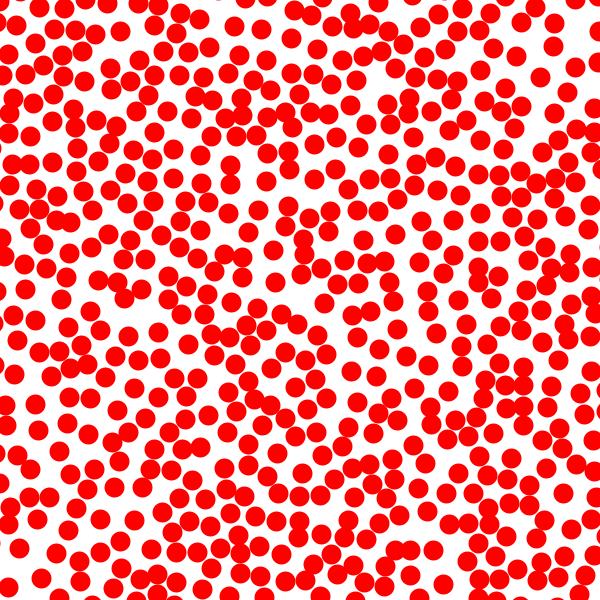
Frame 1 (no input)
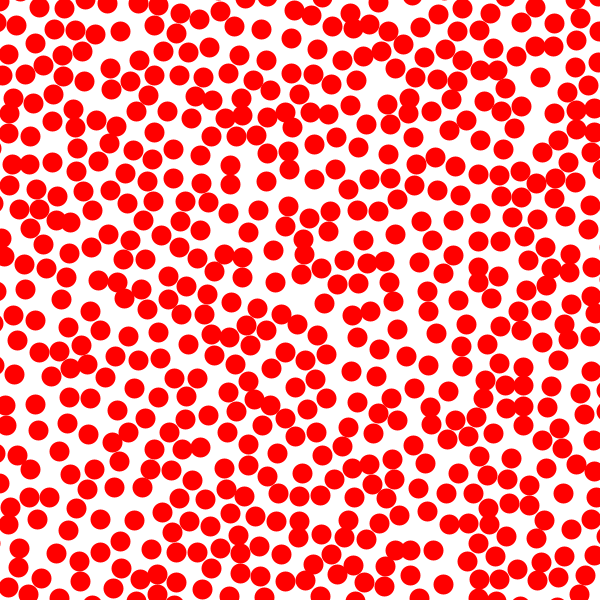
Frame 2 (the mouse pressed at the canvas centre, redrawn once)

The Processing sketch that drew these frames (run headless with seeded random() and noise(); the mouse was pressed at the canvas centre and the sketch redrawn once):

// Processing sketch: newPoissonDisk
// ── newPoissonDisk.pde
int size = 20;
PoissonDisk pd = new PoissonDisk(300, 300, size);
void setup() {
  pixelDensity(displayDensity());
  size(600, 600);
  background(255);

  //for (int i = 0; i < width/size; i++) {
  //  line(i*size, 0, i*size, height);
  //}
  //for (int i = 0; i < height/size; i++) {
  //  line(0, i*size, width, i*size);
  //}
  strokeWeight(size);
  stroke(255, 0, 0);
}
int x = 0;
void draw() {
  //background(255);
  //println("x:"+x);
  x++;
  for (int i = 0; i < 1000; i++) {
    PVector s = pd.next();
    point(s.x, s.y);
  }
  noLoop();
}

// ── PoissonDisk.pde
public class PoissonDisk {
  //2d Poisson disk sampling
  private float phi = 1.0/(1 << 15);//(1+sqrt(5))/2;
  private HashMap<Float, Integer> grid = new HashMap<Float, Integer>();
  private ArrayList<Integer> active = new ArrayList(0);
  private ArrayList<PVector> samples = new ArrayList(0);
  private float radius;
  private float gridlength;
  private int k = 20;
  //initial position and min distance
  PoissonDisk(float x, float y, float r) {
    radius = r;
    gridlength = radius/sqrt(2);
    //print(gridlength);
    addNew(new PVector(x, y));
  }
  PoissonDisk(float x, float y, float r, int k_) {
    radius = r;
    gridlength = radius/sqrt(2);
    addNew(new PVector(x, y));
    k = k_;
  }
  public PVector next() {
    while (true) {
      //selects a random PVector from the list of active samples
      int pindex = floor(active.size() * random(1));
      int index = active.get(pindex);
      PVector s = samples.get(index);
      for (int sam = 0; sam < k; sam++) {
        //generates k samples and sees if any of them 
        //are less than radius units away from any other sample
        float rand = TAU*random(1);
        float nx = s.x + (radius*random(1, 2))*cos(rand);
        float ny = s.y + (radius*random(1, 2))*sin(rand);
        float hashkey = hash(nx, ny);
        boolean good = true;
        if (!grid.containsKey(hashkey)) {
          //delete this bit later:
          /*
          for (int i = 0; i < samples.size(); i++) {
           PVector test = samples.get(i);
           if (((test.x - nx)*(test.x - nx))+((test.y - ny)*(test.y - ny)) < radius*radius) {
           good = false;
           break;
           }
           }*/
          for (int i = -1; i < 2 && good; i++) {
            for (int j = -1; j < 2; j++) {
              if (grid.containsKey(hashkey + i + (j * phi))) {
                PVector test = samples.get(grid.get(hashkey + i + (j * phi)));
                if (((test.x - nx)*(test.x - nx))+((test.y - ny)*(test.y - ny)) < radius*radius) {
                  good = false;
                  break;
                }
              }
            }
            //if (!good) {
            //  break;
            //}
          }
          if (good) {
            //line(s.x, s.y, nx, ny);
            return addNew(new PVector(nx, ny));
          }
        }
      }
      //fill(255,0,0);
      //ellipse(s.x,s.y,10,10);
      //fill(255);
      active.remove(pindex);
    }
    //return null;
  }
  
  private float hash(float x, float y) {
    return floor(x/gridlength) + phi*floor(y/gridlength);
  }
  private PVector addNew(PVector s) {
    samples.add(s);
    active.add(samples.size()-1);
    println(hash(s.x, s.y));
    grid.put(hash(s.x, s.y), samples.size()-1);
    return s;
  }
}
